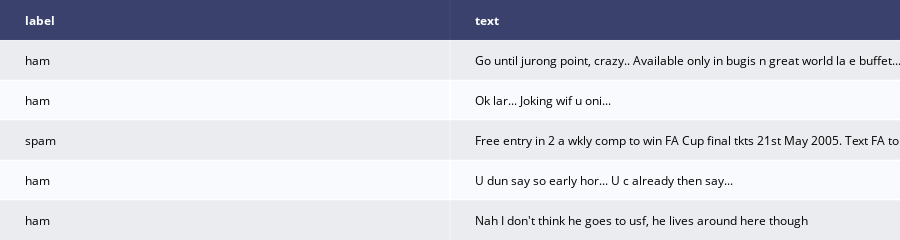

Notebook code for this chart:
### Markdown cell above
Let's change the columns name

### Code cell
data.columns=['label','text']
py.iplot(ff.create_table(data.head()),filename='show_data')

### Figure 1 — Plotly figure (JSON) as saved in the notebook; plotly's stock layout.template omitted (floating-point values rounded to 4 significant figures)
{"data": [{"colorscale": [[0, "#00083e"], [0.5, "#ededee"], [1, "#ffffff"]], "hoverinfo": "none", "opacity": 0.75, "showscale": false, "type": "heatmap", "z": [[0, 0], [0.5, 0.5], [1, 1], [0.5, 0.5], [1, 1], [0.5, 0.5]]}], "layout": {"annotations": [{"align": "left", "font": {"color": "#ffffff"}, "showarrow": false, "text": "<b>label</b>", "x": -0.45, "xanchor": "left", "xref": "x", "y": 0, "yref": "y"}, {"align": "left", "font": {"color": "#ffffff"}, "showarrow": false, "text": "<b>text</b>", "x": 0.55, "xanchor": "left", "xref": "x", "y": 0, "yref": "y"}, {"align": "left", "font": {"color": "#000000"}, "showarrow": false, "text": "ham", "x": -0.45, "xanchor": "left", "xref": "x", "y": 1, "yref": "y"}, {"align": "left", "font": {"color": "#000000"}, "showarrow": false, "text": "Go until jurong point, crazy.. Available only in bugis n great world la e buffet... Cine there got amore wat...", "x": 0.55, "xanchor": "left", "xref": "x", "y": 1, "yref": "y"}, {"align": "left", "font": {"color": "#000000"}, "showarrow": false, "text": "ham", "x": -0.45, "xanchor": "left", "xref": "x", "y": 2, "yref": "y"}, {"align": "left", "font": {"color": "#000000"}, "showarrow": false, "text": "Ok lar... Joking wif u oni...", "x": 0.55, "xanchor": "left", "xref": "x", "y": 2, "yref": "y"}, {"align": "left", "font": {"color": "#000000"}, "showarrow": false, "text": "spam", "x": -0.45, "xanchor": "left", "xref": "x", "y": 3, "yref": "y"}, {"align": "left", "font": {"color": "#000000"}, "showarrow": false, "text": "Free entry in 2 a wkly comp to win FA Cup final tkts 21st May 2005. Text FA to 87121 to receive entry question(std txt rate)T&C's apply 08452810075over18's", "x": 0.55, "xanchor": "left", "xref": "x", "y": 3, "yref": "y"}, {"align": "left", "font": {"color": "#000000"}, "showarrow": false, "text": "ham", "x": -0.45, "xanchor": "left", "xref": "x", "y": 4, "yref": "y"}, {"align": "left", "font": {"color": "#000000"}, "showarrow": false, "text": "U dun say so early hor... U c already then say...", "x": 0.55, "xanchor": "left", "xref": "x", "y": 4, "yref": "y"}, {"align": "left", "font": {"color": "#000000"}, "showarrow": false, "text": "ham", "x": -0.45, "xanchor": "left", "xref": "x", "y": 5, "yref": "y"}, {"align": "left", "font": {"color": "#000000"}, "showarrow": false, "text": "Nah I don't think he goes to usf, he lives around here though", "x": 0.55, "xanchor": "left", "xref": "x", "y": 5, "yref": "y"}], "height": 230, "margin": {"b": 0, "l": 0, "r": 0, "t": 0}, "xaxis": {"dtick": 1, "gridwidth": 2, "showticklabels": false, "tick0": -0.5, "ticks": "", "zeroline": false}, "yaxis": {"autorange": "reversed", "dtick": 1, "gridwidth": 2, "showticklabels": false, "tick0": 0.5, "ticks": "", "zeroline": false}}}
